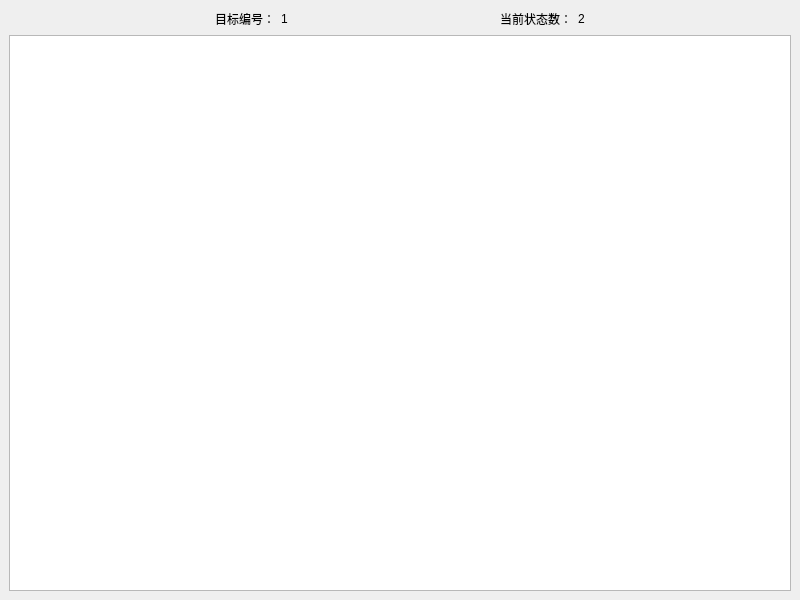
<?xml version="1.0" encoding="UTF-8"?>
<ui version="4.0">
 <class>TargetInfoWindow</class>
 <widget class="QMainWindow" name="TargetInfoWindow">
  <property name="geometry">
   <rect>
    <x>0</x>
    <y>0</y>
    <width>800</width>
    <height>600</height>
   </rect>
  </property>
  <property name="windowTitle">
   <string>目标详细信息</string>
  </property>
  <widget class="QWidget" name="centralwidget">
   <layout class="QGridLayout" name="gridLayout">
    <item row="0" column="0">
     <layout class="QHBoxLayout" name="horizontalLayout">
      <item>
       <spacer name="horizontalSpacer">
        <property name="orientation">
         <enum>Qt::Horizontal</enum>
        </property>
        <property name="sizeHint" stdset="0">
         <size>
          <width>40</width>
          <height>20</height>
         </size>
        </property>
       </spacer>
      </item>
      <item>
       <widget class="QLabel" name="label">
        <property name="text">
         <string>目标编号：</string>
        </property>
       </widget>
      </item>
      <item>
       <widget class="QLabel" name="targetIDLabel">
        <property name="text">
         <string>1</string>
        </property>
       </widget>
      </item>
      <item>
       <spacer name="horizontalSpacer_3">
        <property name="orientation">
         <enum>Qt::Horizontal</enum>
        </property>
        <property name="sizeHint" stdset="0">
         <size>
          <width>40</width>
          <height>20</height>
         </size>
        </property>
       </spacer>
      </item>
      <item>
       <widget class="QLabel" name="label_3">
        <property name="text">
         <string>当前状态数：</string>
        </property>
       </widget>
      </item>
      <item>
       <widget class="QLabel" name="stateNumLabel">
        <property name="text">
         <string>2</string>
        </property>
       </widget>
      </item>
      <item>
       <spacer name="horizontalSpacer_2">
        <property name="orientation">
         <enum>Qt::Horizontal</enum>
        </property>
        <property name="sizeHint" stdset="0">
         <size>
          <width>40</width>
          <height>20</height>
         </size>
        </property>
       </spacer>
      </item>
     </layout>
    </item>
    <item row="1" column="0">
     <widget class="QTableView" name="tableView"/>
    </item>
   </layout>
  </widget>
 </widget>
 <resources/>
 <connections/>
</ui>
